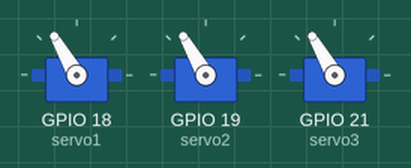
This sketch was run on a simulated ESP32. Shown: 3 × servo.

Above: at 2.05 s.
At 8.0 s:
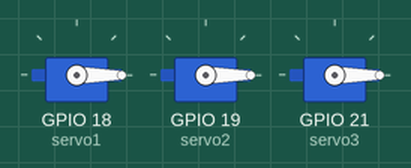
Timing chart, 0 to 9.8 s (numbered marks = the images above):
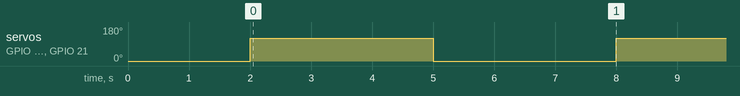

The sketch:

servo_test.ino
```cpp
#include <ESP32Servo.h>

Servo servo1;
Servo servo2;
Servo servo3;

void setup() {
  servo1.attach(18, 500, 2400);
  servo2.attach(19, 500, 2400);
  servo3.attach(21, 500, 2400);

  servo1.write(0);
  servo2.write(0);
  servo3.write(0);

  delay(2000);
}

void loop() {
  servo1.write(120);
  servo2.write(120);
  servo3.write(120);

  delay(3000);

  servo1.write(0);
  servo2.write(0);
  servo3.write(0);

  delay(3000);
}
```

Measured:
- by itself, servo on GPIO 18 (servo1), servo on GPIO 19 (servo2), servo on GPIO 21 (servo3): alternates 120° for 3.0 s and 0° for 3.0 s
